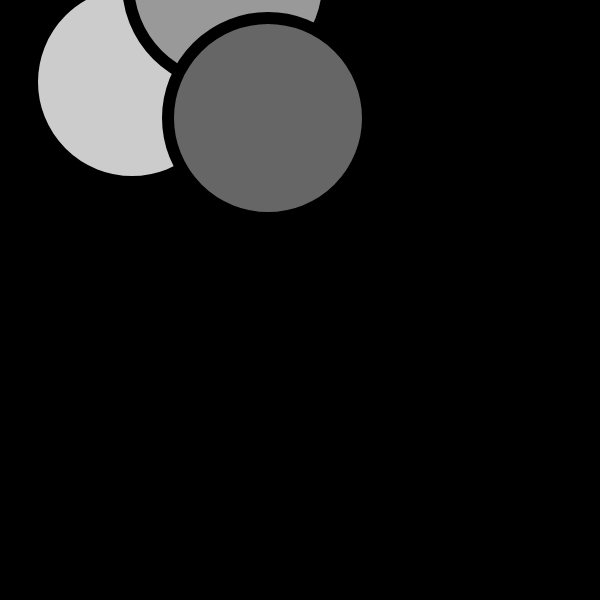
Frame 1 (no input)
Frame 60 (no input): identical to frame 1, image omitted
Frame 120 (the mouse pressed at the canvas centre since frame 60): identical to frame 1, image omitted

The p5.js sketch that drew this single still picture (run headless with seeded random() and noise() and a simulated clock; from frame 60 on, the mouse is pressed at the canvas centre):

// p5.js sketch
// ── sketch.js
/*
note: 

if you want a shape to be drawn on top of all other shapes, it need to follow the others in the code

*/


function setup() {
  createCanvas(600, 600);
  strokeWeight(12);
}

function draw() {
  background(0);              //Black 
  fill(204);                  // Light Gray 
  ellipse(132, 82, 200, 200); // Light Gray 
  
  fill(153);                  //Meduim Gray
  ellipse(228, -16, 200, 200); //Meduim Gray
  
  fill(102);                  //Drak Gray
  ellipse(268, 118, 200, 200); //Drak Gray
}
